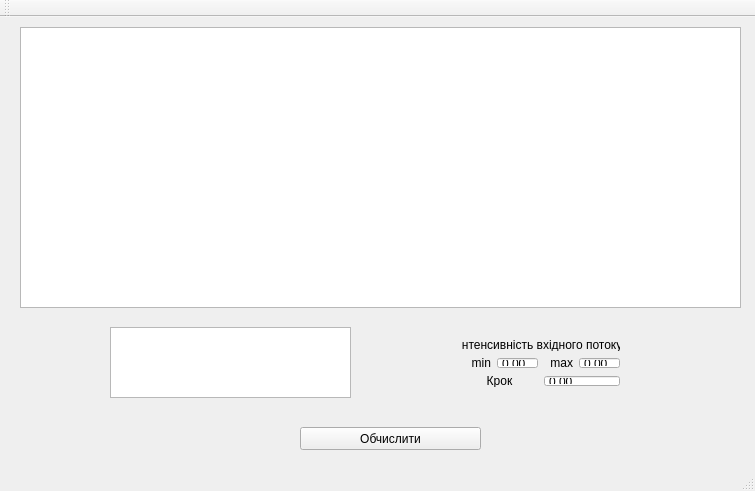
<?xml version="1.0" encoding="UTF-8"?>
<ui version="4.0">
 <class>MainWindow</class>
 <widget class="QMainWindow" name="MainWindow">
  <property name="geometry">
   <rect>
    <x>0</x>
    <y>0</y>
    <width>755</width>
    <height>491</height>
   </rect>
  </property>
  <property name="windowTitle">
   <string>MainWindow</string>
  </property>
  <property name="accessibleDescription">
   <string/>
  </property>
  <widget class="QWidget" name="centralWidget">
   <widget class="QTableView" name="tableView">
    <property name="geometry">
     <rect>
      <x>20</x>
      <y>10</y>
      <width>721</width>
      <height>281</height>
     </rect>
    </property>
   </widget>
   <widget class="QTableView" name="tableView_2">
    <property name="geometry">
     <rect>
      <x>110</x>
      <y>310</y>
      <width>241</width>
      <height>71</height>
     </rect>
    </property>
   </widget>
   <widget class="QWidget" name="verticalLayoutWidget">
    <property name="geometry">
     <rect>
      <x>450</x>
      <y>310</y>
      <width>181</width>
      <height>71</height>
     </rect>
    </property>
    <layout class="QVBoxLayout" name="verticalLayout">
     <item>
      <widget class="QLabel" name="label_3">
       <property name="text">
        <string>Інтенсивність вхідного потоку</string>
       </property>
       <property name="alignment">
        <set>Qt::AlignCenter</set>
       </property>
      </widget>
     </item>
     <item>
      <layout class="QHBoxLayout" name="horizontalLayout">
       <item>
        <widget class="QLabel" name="label_2">
         <property name="text">
          <string>min</string>
         </property>
         <property name="alignment">
          <set>Qt::AlignRight|Qt::AlignTrailing|Qt::AlignVCenter</set>
         </property>
        </widget>
       </item>
       <item>
        <widget class="QDoubleSpinBox" name="doubleSpinBox_2">
         <property name="accessibleDescription">
          <string/>
         </property>
         <property name="buttonSymbols">
          <enum>QAbstractSpinBox::NoButtons</enum>
         </property>
        </widget>
       </item>
       <item>
        <widget class="QLabel" name="label">
         <property name="text">
          <string>max</string>
         </property>
         <property name="alignment">
          <set>Qt::AlignRight|Qt::AlignTrailing|Qt::AlignVCenter</set>
         </property>
        </widget>
       </item>
       <item>
        <widget class="QDoubleSpinBox" name="doubleSpinBox">
         <property name="accessibleDescription">
          <string/>
         </property>
         <property name="buttonSymbols">
          <enum>QAbstractSpinBox::NoButtons</enum>
         </property>
        </widget>
       </item>
      </layout>
     </item>
     <item>
      <layout class="QHBoxLayout" name="horizontalLayout_2">
       <item>
        <widget class="QLabel" name="label_4">
         <property name="text">
          <string>Крок</string>
         </property>
         <property name="alignment">
          <set>Qt::AlignCenter</set>
         </property>
        </widget>
       </item>
       <item>
        <widget class="QDoubleSpinBox" name="doubleSpinBox_3">
         <property name="accessibleDescription">
          <string/>
         </property>
         <property name="alignment">
          <set>Qt::AlignLeading|Qt::AlignLeft|Qt::AlignVCenter</set>
         </property>
         <property name="buttonSymbols">
          <enum>QAbstractSpinBox::NoButtons</enum>
         </property>
        </widget>
       </item>
      </layout>
     </item>
    </layout>
   </widget>
   <widget class="QPushButton" name="pushButton">
    <property name="geometry">
     <rect>
      <x>300</x>
      <y>410</y>
      <width>181</width>
      <height>23</height>
     </rect>
    </property>
    <property name="text">
     <string>Обчислити</string>
    </property>
   </widget>
  </widget>
  <widget class="QMenuBar" name="menuBar">
   <property name="geometry">
    <rect>
     <x>0</x>
     <y>0</y>
     <width>755</width>
     <height>21</height>
    </rect>
   </property>
  </widget>
  <widget class="QToolBar" name="mainToolBar">
   <attribute name="toolBarArea">
    <enum>TopToolBarArea</enum>
   </attribute>
   <attribute name="toolBarBreak">
    <bool>false</bool>
   </attribute>
  </widget>
  <widget class="QStatusBar" name="statusBar"/>
 </widget>
 <layoutdefault spacing="6" margin="11"/>
 <resources/>
 <connections/>
</ui>
